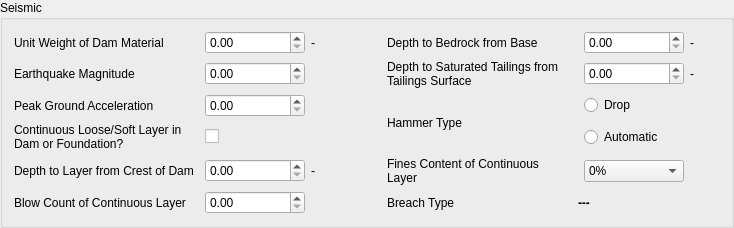
       <widget class="QGroupBox" name="seismic_grp">
        <property name="sizePolicy">
         <sizepolicy hsizetype="Preferred" vsizetype="Maximum">
          <horstretch>0</horstretch>
          <verstretch>0</verstretch>
         </sizepolicy>
        </property>
        <property name="title">
         <string>Seismic</string>
        </property>
        <property name="checkable">
         <bool>false</bool>
        </property>
        <property name="checked">
         <bool>false</bool>
        </property>
        <layout class="QGridLayout" name="gridLayout_12">
         <item row="2" column="1">
          <widget class="QDoubleSpinBox" name="peak_ground_acc_dsb">
           <property name="minimumSize">
            <size>
             <width>100</width>
             <height>0</height>
            </size>
           </property>
           <property name="maximumSize">
            <size>
             <width>100</width>
             <height>16777215</height>
            </size>
           </property>
           <property name="maximum">
            <double>99999999.000000000000000</double>
           </property>
          </widget>
         </item>
         <item row="4" column="0">
          <widget class="QLabel" name="label_35">
           <property name="minimumSize">
            <size>
             <width>185</width>
             <height>0</height>
            </size>
           </property>
           <property name="maximumSize">
            <size>
             <width>185</width>
             <height>16777215</height>
            </size>
           </property>
           <property name="toolTip">
            <string>Depth to Layer from Crest of Dam</string>
           </property>
           <property name="text">
            <string>Depth to Layer from Crest of Dam</string>
           </property>
          </widget>
         </item>
         <item row="2" column="6">
          <widget class="QRadioButton" name="drop_rb">
           <property name="text">
            <string>Drop</string>
           </property>
          </widget>
         </item>
         <item row="0" column="1">
          <widget class="QDoubleSpinBox" name="unit_weight_dam_2_dsb"/>
         </item>
         <item row="4" column="4">
          <widget class="QLabel" name="label_37">
           <property name="minimumSize">
            <size>
             <width>185</width>
             <height>0</height>
            </size>
           </property>
           <property name="maximumSize">
            <size>
             <width>185</width>
             <height>16777215</height>
            </size>
           </property>
           <property name="toolTip">
            <string>Fines Content of Continuous Layer</string>
           </property>
           <property name="text">
            <string>Fines Content of Continuous Layer</string>
           </property>
           <property name="wordWrap">
            <bool>true</bool>
           </property>
          </widget>
         </item>
         <item row="1" column="2">
          <widget class="QLabel" name="earth_mag_unit_lbl">
           <property name="minimumSize">
            <size>
             <width>30</width>
             <height>0</height>
            </size>
           </property>
           <property name="text">
            <string/>
           </property>
          </widget>
         </item>
         <item row="4" column="3">
          <spacer name="horizontalSpacer_14">
           <property name="orientation">
            <enum>Qt::Horizontal</enum>
           </property>
           <property name="sizeHint" stdset="0">
            <size>
             <width>40</width>
             <height>20</height>
            </size>
           </property>
          </spacer>
         </item>
         <item row="2" column="2">
          <widget class="QLabel" name="peak_g_ac_unit_lbl">
           <property name="minimumSize">
            <size>
             <width>30</width>
             <height>0</height>
            </size>
           </property>
           <property name="text">
            <string/>
           </property>
          </widget>
         </item>
         <item row="2" column="4" rowspan="2">
          <widget class="QLabel" name="label_40">
           <property name="minimumSize">
            <size>
             <width>185</width>
             <height>0</height>
            </size>
           </property>
           <property name="maximumSize">
            <size>
             <width>185</width>
             <height>16777215</height>
            </size>
           </property>
           <property name="toolTip">
            <string>Hammer Type</string>
           </property>
           <property name="text">
            <string>Hammer Type</string>
           </property>
          </widget>
         </item>
         <item row="3" column="3">
          <spacer name="horizontalSpacer_13">
           <property name="orientation">
            <enum>Qt::Horizontal</enum>
           </property>
           <property name="sizeHint" stdset="0">
            <size>
             <width>40</width>
             <height>20</height>
            </size>
           </property>
          </spacer>
         </item>
         <item row="5" column="4">
          <widget class="QLabel" name="label_68">
           <property name="minimumSize">
            <size>
             <width>185</width>
             <height>0</height>
            </size>
           </property>
           <property name="maximumSize">
            <size>
             <width>185</width>
             <height>16777215</height>
            </size>
           </property>
           <property name="text">
            <string>Breach Type</string>
           </property>
          </widget>
         </item>
         <item row="3" column="1">
          <widget class="QCheckBox" name="soft_lyr_chbox">
           <property name="layoutDirection">
            <enum>Qt::LeftToRight</enum>
           </property>
           <property name="text">
            <string/>
           </property>
          </widget>
         </item>
         <item row="1" column="0">
          <widget class="QLabel" name="label_27">
           <property name="minimumSize">
            <size>
             <width>185</width>
             <height>0</height>
            </size>
           </property>
           <property name="maximumSize">
            <size>
             <width>185</width>
             <height>16777215</height>
            </size>
           </property>
           <property name="toolTip">
            <string>Earthquake Magnitude (Ms)</string>
           </property>
           <property name="text">
            <string>Earthquake Magnitude</string>
           </property>
          </widget>
         </item>
         <item row="4" column="2">
          <widget class="QLabel" name="depth_to_crest_unit_lbl">
           <property name="minimumSize">
            <size>
             <width>30</width>
             <height>0</height>
            </size>
           </property>
           <property name="text">
            <string>-</string>
           </property>
          </widget>
         </item>
         <item row="3" column="0">
          <widget class="QLabel" name="label_39">
           <property name="minimumSize">
            <size>
             <width>185</width>
             <height>0</height>
            </size>
           </property>
           <property name="maximumSize">
            <size>
             <width>185</width>
             <height>16777215</height>
            </size>
           </property>
           <property name="toolTip">
            <string>Continuous Loose/Soft Layer In Dam Or Foundation?</string>
           </property>
           <property name="text">
            <string>Continuous Loose/Soft Layer in Dam or Foundation?</string>
           </property>
           <property name="wordWrap">
            <bool>true</bool>
           </property>
          </widget>
         </item>
         <item row="5" column="1">
          <widget class="QDoubleSpinBox" name="blow_continuous_dsb">
           <property name="minimumSize">
            <size>
             <width>100</width>
             <height>0</height>
            </size>
           </property>
           <property name="maximumSize">
            <size>
             <width>100</width>
             <height>16777215</height>
            </size>
           </property>
           <property name="maximum">
            <double>99999999.000000000000000</double>
           </property>
          </widget>
         </item>
         <item row="0" column="3">
          <spacer name="horizontalSpacer_3">
           <property name="orientation">
            <enum>Qt::Horizontal</enum>
           </property>
           <property name="sizeHint" stdset="0">
            <size>
             <width>40</width>
             <height>20</height>
            </size>
           </property>
          </spacer>
         </item>
         <item row="1" column="6">
          <widget class="QDoubleSpinBox" name="depth_to_saturated_dsb">
           <property name="minimumSize">
            <size>
             <width>100</width>
             <height>0</height>
            </size>
           </property>
           <property name="maximumSize">
            <size>
             <width>125</width>
             <height>16777215</height>
            </size>
           </property>
           <property name="maximum">
            <double>99999999.000000000000000</double>
           </property>
          </widget>
         </item>
         <item row="0" column="7">
          <widget class="QLabel" name="depth_bedrock_unit_lbl">
           <property name="minimumSize">
            <size>
             <width>30</width>
             <height>0</height>
            </size>
           </property>
           <property name="text">
            <string>-</string>
           </property>
          </widget>
         </item>
         <item row="0" column="0">
          <widget class="QLabel" name="label">
           <property name="text">
            <string>Unit Weight of Dam Material</string>
           </property>
          </widget>
         </item>
         <item row="1" column="1">
          <widget class="QDoubleSpinBox" name="eq_mag_dsb">
           <property name="minimumSize">
            <size>
             <width>100</width>
             <height>0</height>
            </size>
           </property>
           <property name="maximumSize">
            <size>
             <width>100</width>
             <height>16777215</height>
            </size>
           </property>
           <property name="maximum">
            <double>99999999.000000000000000</double>
           </property>
          </widget>
         </item>
         <item row="4" column="6">
          <widget class="QComboBox" name="fine_content_cbo">
           <property name="sizePolicy">
            <sizepolicy hsizetype="Minimum" vsizetype="Fixed">
             <horstretch>0</horstretch>
             <verstretch>0</verstretch>
            </sizepolicy>
           </property>
           <property name="minimumSize">
            <size>
             <width>100</width>
             <height>0</height>
            </size>
           </property>
           <property name="maximumSize">
            <size>
             <width>100</width>
             <height>16777215</height>
            </size>
           </property>
           <item>
            <property name="text">
             <string>0%</string>
            </property>
           </item>
           <item>
            <property name="text">
             <string>10%</string>
            </property>
           </item>
           <item>
            <property name="text">
             <string>25%</string>
            </property>
           </item>
           <item>
            <property name="text">
             <string>50%</string>
            </property>
           </item>
           <item>
            <property name="text">
             <string>75%</string>
            </property>
           </item>
          </widget>
         </item>
         <item row="4" column="1">
          <widget class="QDoubleSpinBox" name="depth_to_layer_dsb">
           <property name="minimumSize">
            <size>
             <width>100</width>
             <height>0</height>
            </size>
           </property>
           <property name="maximumSize">
            <size>
             <width>100</width>
             <height>16777215</height>
            </size>
           </property>
           <property name="maximum">
            <double>99999999.000000000000000</double>
           </property>
          </widget>
         </item>
         <item row="1" column="3">
          <spacer name="horizontalSpacer_6">
           <property name="orientation">
            <enum>Qt::Horizontal</enum>
           </property>
           <property name="sizeType">
            <enum>QSizePolicy::Expanding</enum>
           </property>
           <property name="sizeHint" stdset="0">
            <size>
             <width>40</width>
             <height>20</height>
            </size>
           </property>
          </spacer>
         </item>
         <item row="2" column="0">
          <widget class="QLabel" name="peak_ground_acc_lbl">
           <property name="minimumSize">
            <size>
             <width>185</width>
             <height>0</height>
            </size>
           </property>
           <property name="maximumSize">
            <size>
             <width>185</width>
             <height>16777215</height>
            </size>
           </property>
           <property name="toolTip">
            <string>Peak Ground Acceleration (PGA)</string>
           </property>
           <property name="text">
            <string>Peak Ground Acceleration</string>
           </property>
          </widget>
         </item>
         <item row="1" column="4">
          <widget class="QLabel" name="label_13">
           <property name="minimumSize">
            <size>
             <width>185</width>
             <height>0</height>
            </size>
           </property>
           <property name="font">
            <font>
             <italic>false</italic>
            </font>
           </property>
           <property name="toolTip">
            <string>Depth to Saturated Tailings from Tailings Surface (DGW)</string>
           </property>
           <property name="text">
            <string>Depth to Saturated Tailings from Tailings Surface</string>
           </property>
           <property name="wordWrap">
            <bool>true</bool>
           </property>
          </widget>
         </item>
         <item row="0" column="4">
          <widget class="QLabel" name="label_8">
           <property name="font">
            <font>
             <italic>false</italic>
            </font>
           </property>
           <property name="toolTip">
            <string>Depth to Bedrock from Base (DB)</string>
           </property>
           <property name="text">
            <string>Depth to Bedrock from Base</string>
           </property>
          </widget>
         </item>
         <item row="5" column="0">
          <widget class="QLabel" name="label_36">
           <property name="minimumSize">
            <size>
             <width>185</width>
             <height>0</height>
            </size>
           </property>
           <property name="maximumSize">
            <size>
             <width>185</width>
             <height>16777215</height>
            </size>
           </property>
           <property name="toolTip">
            <string>Blow Count of Continuous Layer</string>
           </property>
           <property name="text">
            <string>Blow Count of Continuous Layer</string>
           </property>
          </widget>
         </item>
         <item row="5" column="5" colspan="3">
          <widget class="QLabel" name="seismic_breach_type_lbl">
           <property name="minimumSize">
            <size>
             <width>100</width>
             <height>0</height>
            </size>
           </property>
           <property name="maximumSize">
            <size>
             <width>16777215</width>
             <height>16777215</height>
            </size>
           </property>
           <property name="font">
            <font>
             <weight>75</weight>
             <bold>true</bold>
            </font>
           </property>
           <property name="text">
            <string>---</string>
           </property>
           <property name="wordWrap">
            <bool>true</bool>
           </property>
          </widget>
         </item>
         <item row="0" column="2">
          <widget class="QLabel" name="dam_uw_unit_2_lbl">
           <property name="text">
            <string>-</string>
           </property>
          </widget>
         </item>
         <item row="5" column="3">
          <spacer name="horizontalSpacer_15">
           <property name="orientation">
            <enum>Qt::Horizontal</enum>
           </property>
           <property name="sizeHint" stdset="0">
            <size>
             <width>40</width>
             <height>20</height>
            </size>
           </property>
          </spacer>
         </item>
         <item row="2" column="3">
          <spacer name="horizontalSpacer_25">
           <property name="orientation">
            <enum>Qt::Horizontal</enum>
           </property>
           <property name="sizeHint" stdset="0">
            <size>
             <width>40</width>
             <height>20</height>
            </size>
           </property>
          </spacer>
         </item>
         <item row="0" column="6">
          <widget class="QDoubleSpinBox" name="depth_to_bedrock_dsb">
           <property name="minimumSize">
            <size>
             <width>100</width>
             <height>0</height>
            </size>
           </property>
           <property name="maximumSize">
            <size>
             <width>125</width>
             <height>16777215</height>
            </size>
           </property>
           <property name="maximum">
            <double>99999999.000000000000000</double>
           </property>
          </widget>
         </item>
         <item row="3" column="6">
          <widget class="QRadioButton" name="automatic_rb">
           <property name="minimumSize">
            <size>
             <width>100</width>
             <height>0</height>
            </size>
           </property>
           <property name="maximumSize">
            <size>
             <width>100</width>
             <height>16777215</height>
            </size>
           </property>
           <property name="text">
            <string>Automatic</string>
           </property>
          </widget>
         </item>
         <item row="1" column="7">
          <widget class="QLabel" name="depth_to_sat_unit_lbl">
           <property name="minimumSize">
            <size>
             <width>30</width>
             <height>0</height>
            </size>
           </property>
           <property name="text">
            <string>-</string>
           </property>
          </widget>
         </item>
        </layout>
       </widget>
